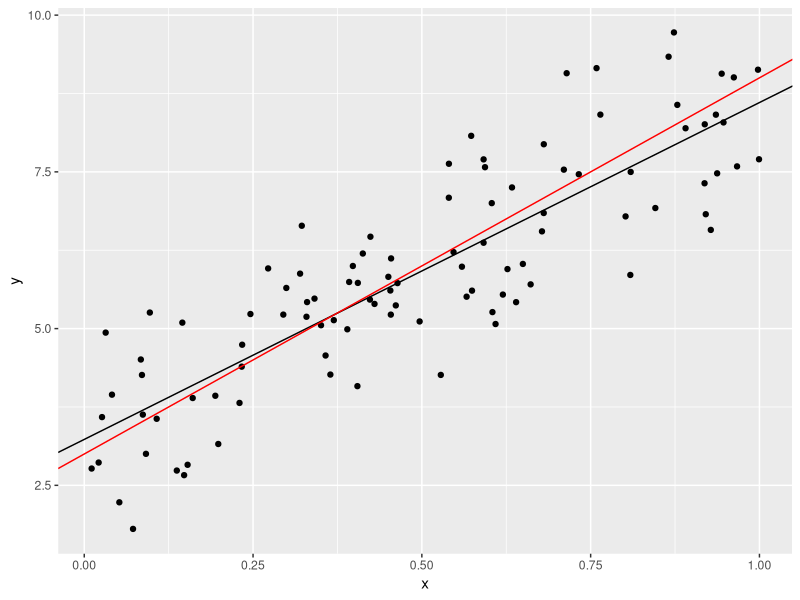
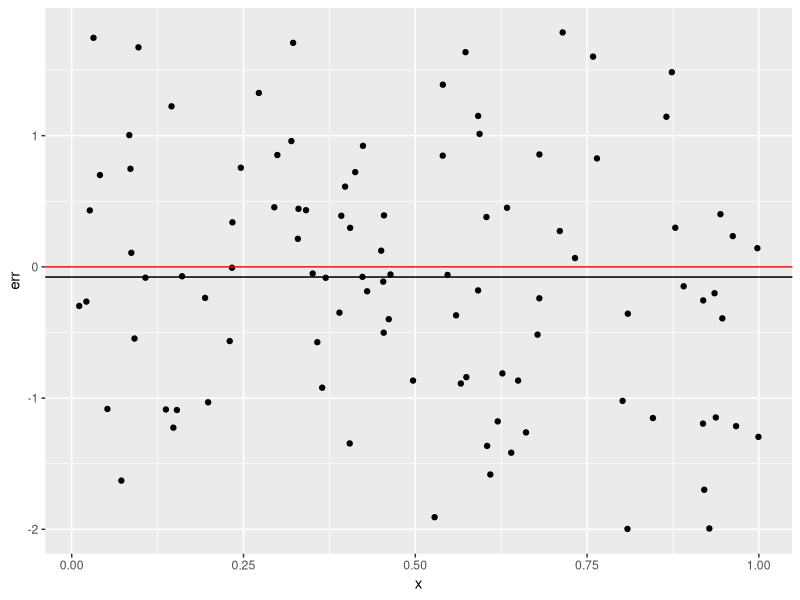
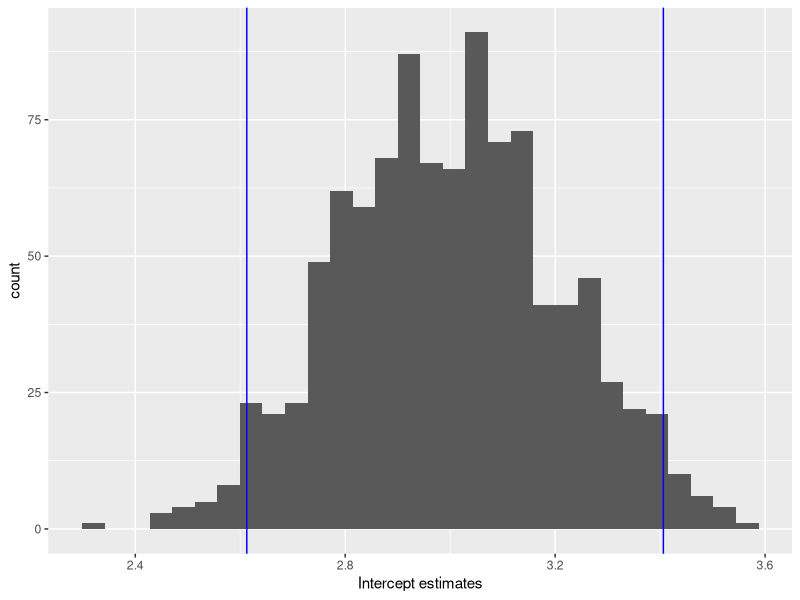
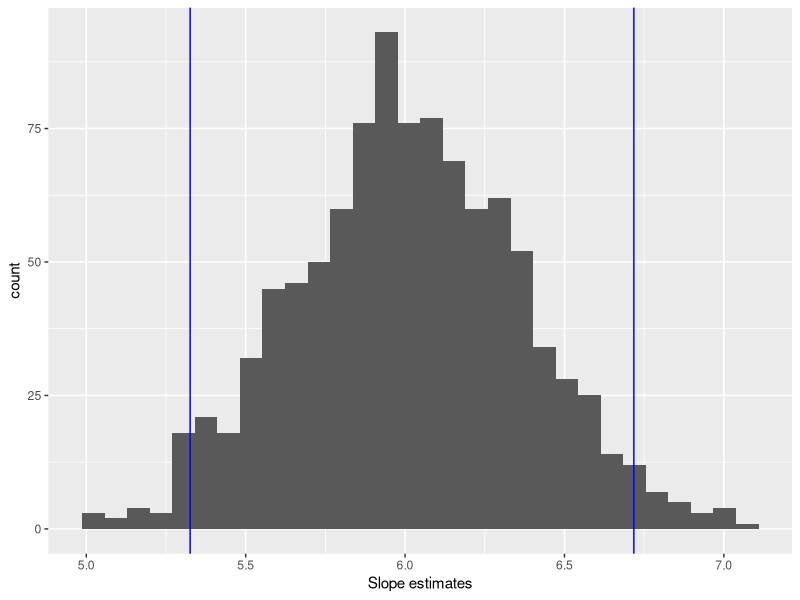
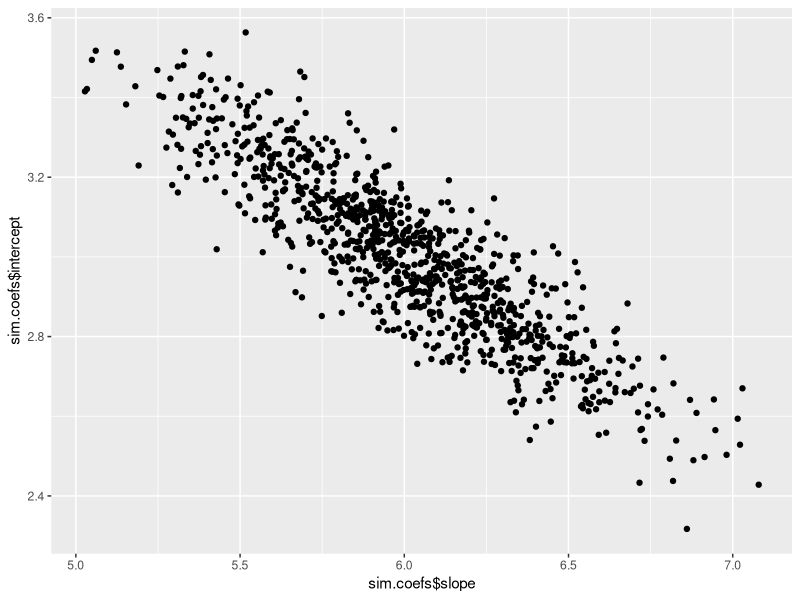

Reproduce these figures in R, in order.
## ---- chunk 1
library(tidyverse)
set.seed(13)

sim.dat = data.frame("x" = runif(100), "err" = rnorm(100))
sim.dat = sim.dat %>% mutate("y" = 3+ 6*x + err) 
## ---- chunk 2
sim.lm = lm(y~x, data=sim.dat)
summary(sim.lm)
## ---- chunk 3
ggplot(data = sim.dat) + 
  geom_point(aes(x=x, y=y)) + 
  geom_abline(aes(intercept=coef(sim.lm)[1], slope=coef(sim.lm)[2])) + 
  geom_abline(aes(intercept=3, slope=6), color="red") 
## ---- chunk 4
ggplot(data = sim.dat) + 
  geom_point(aes(x=x, y=err)) + 
  geom_hline(aes(yintercept=mean(sim.dat$err))) + 
  geom_hline(aes(yintercept=0), color="red") 
## ---- chunk 5
n.sim = 1000 #change this to 1000 when you are ready
sim.df = data.frame("index"=1:n.sim) %>% group_by(index)
set.seed(13) #again, change the seed to whatever you like

sim.df = sim.df %>% do("index"=.$index, "x"=runif(100), "err"=rnorm(100)) %>% 
  do("x" = .$x, "y" = 3 + 6*.$x + .$err) %>%
  do("model" = lm(y~x, data=.))

sim.coefs = sim.df %>%
  do(data.frame("intercept" = coef(.$mod)[1], "slope" = coef(.$mod)[2]))

summary(sim.coefs)
sd(sim.coefs$intercept)
sd(sim.coefs$slope)
## ---- chunk 6
sim.CI = apply(sim.coefs, 2, quantile, c(0.025, 0.975))
sim.CI

ggplot() +
  geom_histogram(aes(x=sim.coefs$intercept)) +
  geom_vline(aes(xintercept=sim.CI[,1]), color="blue") +
  labs(x = "Intercept estimates")

ggplot() +
  geom_histogram(aes(x=sim.coefs$slope)) +
  geom_vline(aes(xintercept=sim.CI[,2]), color="blue") +
  labs(x = "Slope estimates")
## ---- chunk 7
ggplot(data = sim.coefs) +
  geom_point(aes(x=sim.coefs$slope, y=sim.coefs$intercept))
